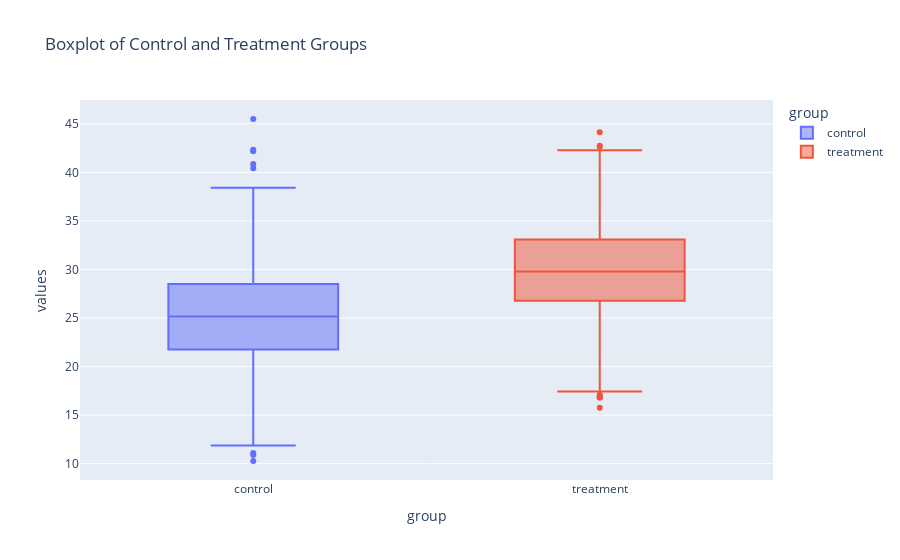

Notebook code for this chart:
### Code cell
import plotly.express as px

fig = px.box(data, x="group", y="values", color = 'group', title = 'Boxplot of Control and Treatment Groups')
fig.show()

### Figure 1 — Plotly figure (JSON) as saved in the notebook; plotly's stock layout.template omitted (floating-point values rounded to 4 significant figures; data arrays with more than 128 entries replaced by an {"elided": "..."} marker saying what was removed)
{"data": [{"alignmentgroup": "True", "hovertemplate": "group=%{x}<br>values=%{y}<extra></extra>", "legendgroup": "control", "marker": {"color": "#636efa"}, "name": "control", "notched": false, "offsetgroup": "control", "orientation": "v", "showlegend": true, "type": "box", "x": {"elided": "1000 str values"}, "x0": " ", "xaxis": "x", "y": {"elided": "1000 float values"}, "y0": " ", "yaxis": "y"}, {"alignmentgroup": "True", "hovertemplate": "group=%{x}<br>values=%{y}<extra></extra>", "legendgroup": "treatment", "marker": {"color": "#EF553B"}, "name": "treatment", "notched": false, "offsetgroup": "treatment", "orientation": "v", "showlegend": true, "type": "box", "x": {"elided": "1000 str values"}, "x0": " ", "xaxis": "x", "y": {"elided": "1000 float values"}, "y0": " ", "yaxis": "y"}], "layout": {"boxmode": "overlay", "legend": {"title": {"text": "group"}, "tracegroupgap": 0}, "title": {"text": "Boxplot of Control and Treatment Groups"}, "xaxis": {"anchor": "y", "categoryarray": ["control", "treatment"], "categoryorder": "array", "domain": [0, 1], "title": {"text": "group"}}, "yaxis": {"anchor": "x", "domain": [0, 1], "title": {"text": "values"}}}}
